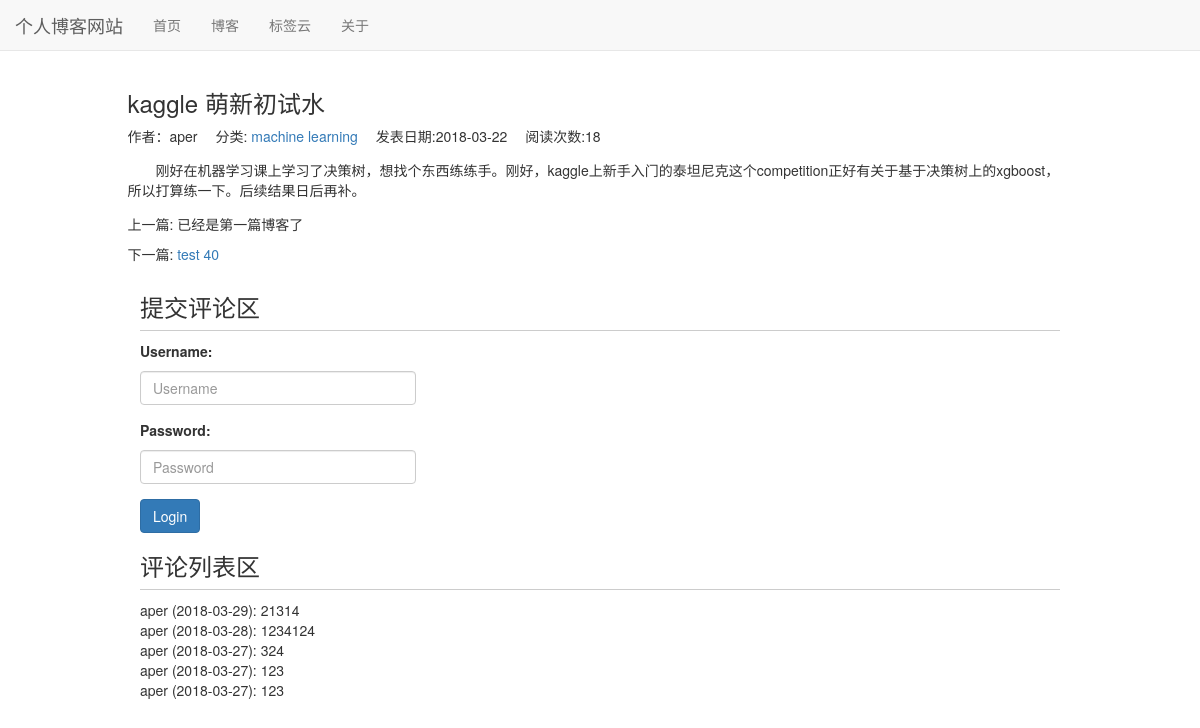
Screenshot of /blog/52 with the database file from the repository.
### blog/models.py (models this page shows, shortened)
class Blog(models.Model, ReadNumExpandMethod):
    title = models.CharField(max_length=50)
    blog_type = models.ForeignKey(BlogType, on_delete=models.DO_NOTHING)
    content = RichTextUploadingField()
    author = models.ForeignKey(User, on_delete=models.DO_NOTHING)
    read_details=GenericRelation(ReadDetail)
    create_time = models.DateTimeField(auto_now_add=True)
    last_updated_time = models.DateTimeField(auto_now=True)
    class Meta:
        ordering = ['-create_time']

class BlogType(models.Model):
    type_name = models.CharField(max_length=30)
    def __str__(self):
        return self.type_name

### read_statistics/models.py (models this page shows)
class ReadNum(models.Model):
    read_num = models.IntegerField(default=0)
    content_type = models.ForeignKey(ContentType, on_delete=models.DO_NOTHING)
    object_id = models.PositiveIntegerField()
    content_object = GenericForeignKey('content_type', 'object_id')

### comment/models.py (models this page shows)
class Comment(models.Model):
    content_type = models.ForeignKey(ContentType, on_delete=models.DO_NOTHING)
    object_id = models.PositiveIntegerField()
    content_object = GenericForeignKey('content_type', 'object_id')
    text = models.TextField()
    comment_time = models.DateTimeField(auto_now_add=True)
    user = models.ForeignKey(User, on_delete=models.DO_NOTHING)
    class Meta:
        ordering = ['-comment_time']

### blog/views.py (the view)
# urls.py: path('<int:blog_pk>', views.blog_detail, name="blog_detail"),
def blog_detail(request, blog_pk):
    context = {}
    blog = get_object_or_404(Blog, pk=blog_pk)
    blog_content_type = ContentType.objects.get_for_model(blog)
    comments = Comment.objects.filter(content_type=blog_content_type, object_id=blog.pk)
    read_cookie_key = read_statistics_once_read(request, blog)
    context['blog'] = get_object_or_404(Blog, pk=blog_pk)
    context['previous_blog'] = Blog.objects.filter(
        create_time__gt=get_object_or_404(Blog, pk=blog_pk).create_time).last()
    context['next_blog'] = Blog.objects.filter(
        create_time__lt=get_object_or_404(Blog, pk=blog_pk).create_time).first()
    context['comments'] = comments
    response = render(request, 'blog_detail.html', context)
    response.set_cookie('blog_%s_read' % blog_pk, 'true', max_age=300)
    return response

### read_statistics/models.py (called while the page is built)
    def get_read_num(self):
        try:
            ct = ContentType.objects.get_for_model(self)
            readnum = ReadNum.objects.get(content_type=ct, object_id=self.pk)
            return readnum.read_num
        except exceptions.ObjectDoesNotExist:
            return 0

### read_statistics/utils.py (called while the page is built)
def read_statistics_once_read(request, obj):
    ct = ContentType.objects.get_for_model(obj)
    key = "%s_%s_read" % (ct.model, obj.pk)
    if not request.COOKIES.get(key):
        readnum, created = ReadNum.objects.get_or_create(content_type=ct, object_id=obj.pk)
        readnum.read_num += 1
        readnum.save()
        date = timezone.now().date()
        readDetail, created = ReadDetail.objects.get_or_create(content_type=ct, object_id=obj.pk, date=date)
        readDetail.read_num += 1
        readDetail.save()
        return key

### templates/blog_detail.html (shortened to what this page needs)
{% extends 'base.html' %}
{% block head_extrends %}
    <link rel="stylesheet" href="/static/blog.css">
{% endblock %}
{% block content %}
    <div class="container">
        <div class="row">
            <div class="col-xs-10 col-xs-offset-1">
                <h3>{{ blog.title }}</h3>
                <ul class="blog-info-description">
                    <li>作者：{{ blog.author }}</li>
                    <li>分类:
                        <a href="/blog/type/{{ blog.blog_type_id }}">
                            {{ blog.blog_type }}
                        </a>
                    </li>
                    <li>发表日期:{{ blog.create_time|date:"Y-m-d" }}</li>
                    <li>阅读次数:{{ blog.get_read_num }}</li>
                </ul>
                <div class="blog-content">{{ blog.content|safe }}</div>
                <div class="blog-more">
                    <p>上一篇:
                        {% if previous_blog %}
                            <a href="{% url 'blog_detail' previous_blog.pk %}"> {{ previous_blog.title }}</a>
                        {% else %}
                            已经是第一篇博客了
                        {% endif %}</p>
                    <p>下一篇:
                        {% if next_blog %}
                            <a href="{% url 'blog_detail' next_blog.pk %}"> {{ next_blog.title }}</a>
                        {% else %}
                            已经是最后一篇博客了
                        {% endif %}</p>
                </div>
            </div>
        </div>
    </div>
    <div class="container" >
        <div class="col-xs-10 col-xs-offset-1">
            <div class="comment_area">
                <h3 class="comment-area-title">提交评论区</h3>
                {% if user.is_authenticated %}
                    <form action="{% url 'update_comment' %}" method="post" style="overflow: hidden">
                        {% csrf_token %}
                        <div class="form-group">
                            <label for="comment_text">{{ user.username }},欢迎评论</label>
                            <textarea name="text" class="form-control" id="comment_text" rows="5"
                                      style="resize: none;"></textarea>
                        </div>
                        <input type="hidden" name="object_id" value="{{ blog.pk }}">
                        <input type="hidden" name="content_type" value="blog">
                        <input type="submit" value="评论" class="btn btn-primary" style="float: right">
                    </form>
                {% else %}
                    <form action="{% url 'login' %}" method="POST">
                        <div class="form-group">
                            <p><b>Username:</b></p>
                            <input type="text" class="form-control" name="username"
                                   placeholder="Username" style="width: 30%;">
                        </div>
                        <div class="form-group">
                            <p><b>Password:</b></p>
                            <input type="password" class="form-control" name="password"
                                   placeholder="Password" style="width: 30%">
                        </div>
                        <button type="submit" class="btn btn-primary">Login</button>
                    </form>
                {% endif %}
            </div>
            <div class="comment_area">
                <h3 class="comment-area-title">评论列表区</h3>
                {% for comment in comments %}
                    <div>
                        {{ comment.user.username }}
                        ({{ comment.comment_time|date:"Y-m-d" }}):
                        {{ comment.text }}
                    </div>
                {% empty %}
                    暂无评论
                {% endfor %}
            </div>
        </div>
    </div>
{% endblock %}

### static/base.css (style rules this page uses)
* { margin: 0; padding: 0; }
body { margin-top: 70px !important; }
ul { list-style-type: none !important; }

### static/blog.css (style rules this page uses)
ul.blog-info-description { list-style-type: none; margin-bottom: 1em; }
ul.blog-info-description li { display: inline-block; margin-right: 1em; }
div.blog-content { text-indent: 2em; }
div.blog-more { margin-top: 1em; }
h3.comment-area-title { border-bottom: 1px solid #cccccc; padding-bottom: 0.4em; }

### rows the page displays
Blog: title "kaggle 萌新初试水", author "aper", blog_type "machine learning", create_time "2018-03-22", get_read_num "18", content "刚好在机器学习课上学习了决策树，想找个东西练练手。刚好，kaggle上新手入门的泰坦尼克这个competition正好有关于基于决策树上的xgboost，所以打算练一下。后续结果日后再补。"
Blog: title "test 40"
Comment: user.username "aper", comment_time "2018-03-29", text "21314"
Comment: user.username "aper", comment_time "2018-03-28", text "1234124"
Comment: user.username "aper", comment_time "2018-03-27", text "324"
Comment: user.username "aper", comment_time "2018-03-27", text "123"
Comment: user.username "aper", comment_time "2018-03-27", text "123"
